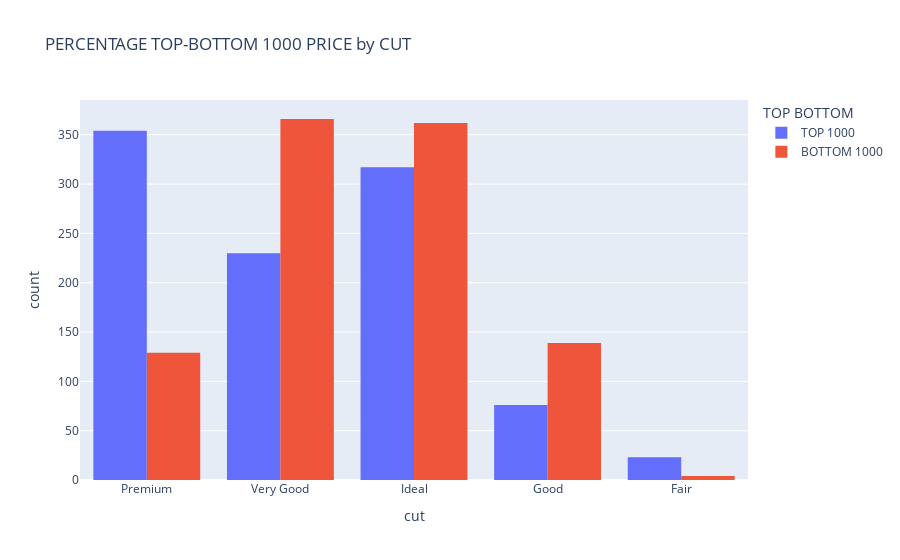

This figure's notebook cell:
### Code cell
fig=px.histogram(dfall, x='cut',orientation='v',title=f'PERCENTAGE TOP-BOTTOM {rank} PRICE by CUT',color='TOP BOTTOM',barmode='group')
fig.show()

### Figure 1 — Plotly figure (JSON) as saved in the notebook; plotly's stock layout.template omitted (floating-point values rounded to 4 significant figures; data arrays with more than 128 entries replaced by an {"elided": "..."} marker saying what was removed)
{"data": [{"alignmentgroup": "True", "bingroup": "x", "hovertemplate": "TOP BOTTOM=TOP 1000<br>cut=%{x}<br>count=%{y}<extra></extra>", "legendgroup": "TOP 1000", "marker": {"color": "#636efa"}, "name": "TOP 1000", "offsetgroup": "TOP 1000", "orientation": "v", "showlegend": true, "type": "histogram", "x": {"elided": "1000 str values"}, "xaxis": "x", "yaxis": "y"}, {"alignmentgroup": "True", "bingroup": "x", "hovertemplate": "TOP BOTTOM=BOTTOM 1000<br>cut=%{x}<br>count=%{y}<extra></extra>", "legendgroup": "BOTTOM 1000", "marker": {"color": "#EF553B"}, "name": "BOTTOM 1000", "offsetgroup": "BOTTOM 1000", "orientation": "v", "showlegend": true, "type": "histogram", "x": {"elided": "1000 str values"}, "xaxis": "x", "yaxis": "y"}], "layout": {"autosize": true, "barmode": "group", "legend": {"title": {"text": "TOP BOTTOM"}, "tracegroupgap": 0}, "title": {"text": "PERCENTAGE TOP-BOTTOM 1000 PRICE by CUT"}, "xaxis": {"anchor": "y", "autorange": true, "domain": [0, 1], "range": [-0.5, 4.5], "title": {"text": "cut"}, "type": "category"}, "yaxis": {"anchor": "x", "autorange": true, "domain": [0, 1], "range": [0, 385.3], "title": {"text": "count"}}}}
